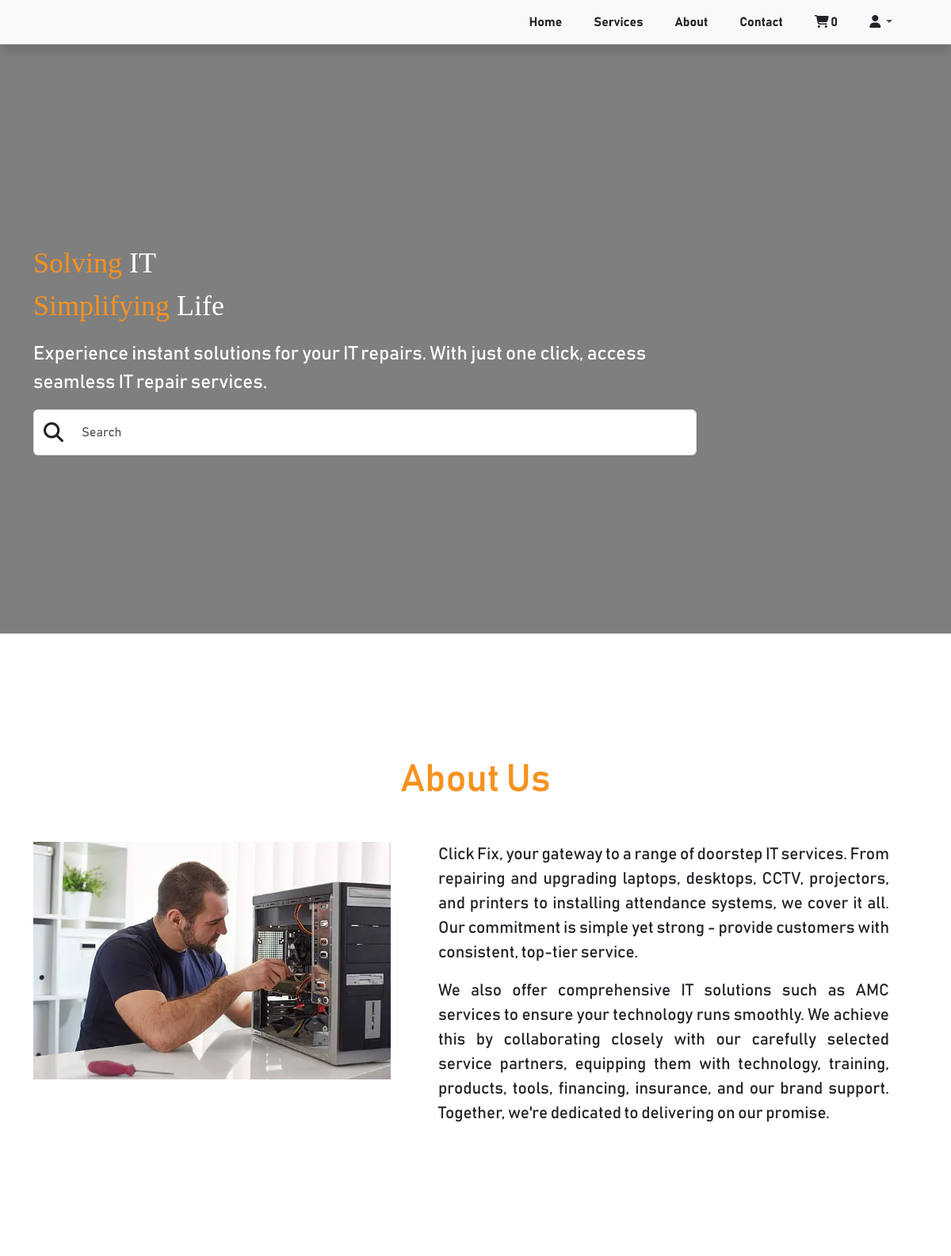
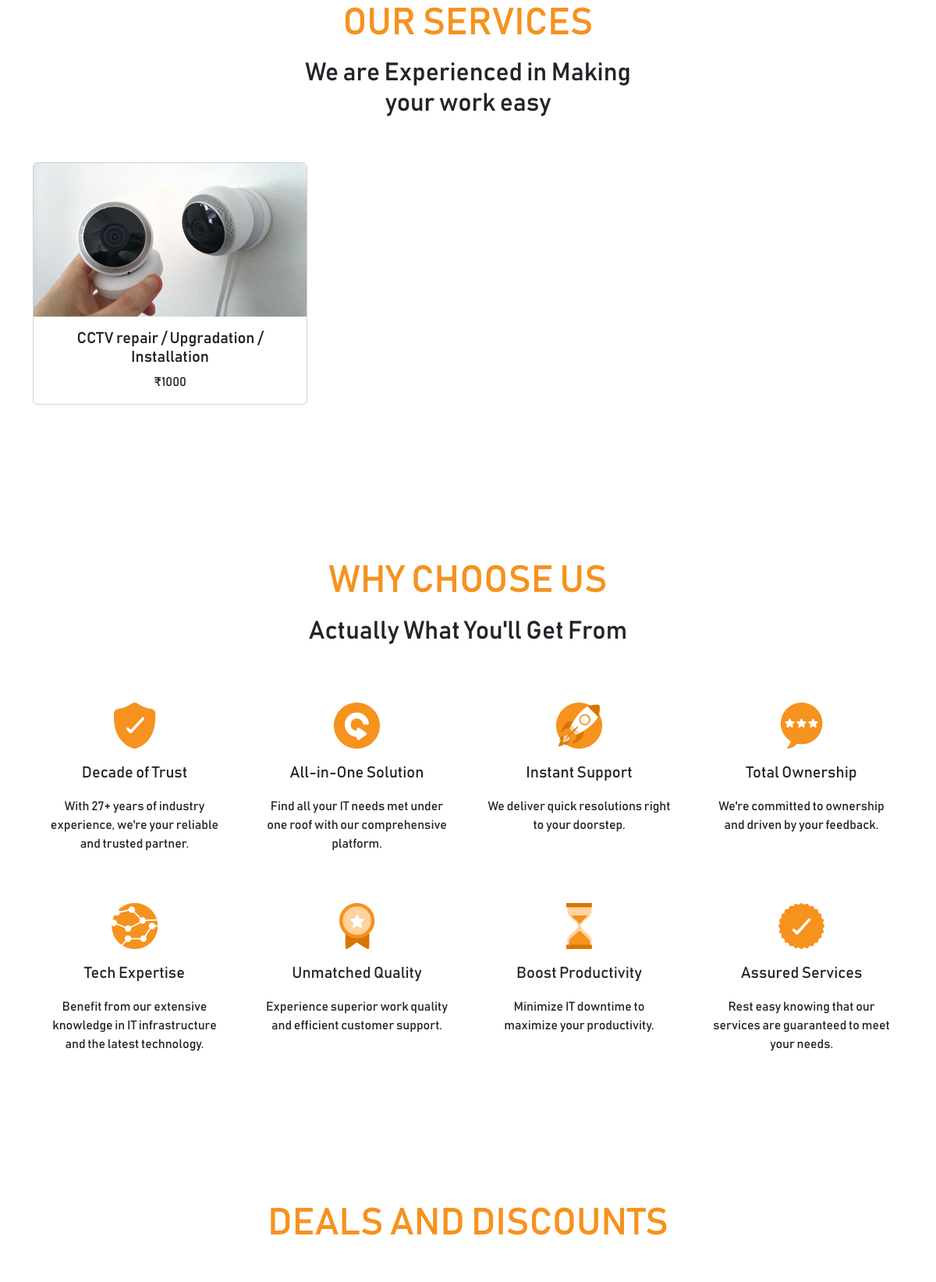
The page / (upper part) on the database its author committed (2 pictures, top to bottom).
### clickfix/models.py (models this page shows, shortened)
class Services(models.Model):
    class Meta:
        verbose_name_plural = 'Our Services'
    name = models.CharField(max_length=255)
    slug = models.SlugField(unique=True, blank=True)
    price = models.CharField(max_length=10)
    card_image = models.ImageField(upload_to='service_cards')
    created_at = models.DateTimeField(auto_now_add=True)
    updated_at = models.DateTimeField(auto_now=True)

### clickfix/views.py (the view)
# urls.py: path('', views.home, name='home'),
def home(request):
    services = Services.objects.all()
    testimonials = Testimonials.objects.all()
    cart = get_cart(request)
    data = {
        'services': services,
        'testimonials': testimonials,
        'cart': cart
    }
    return render(request, 'home.html', data)

### clickfix/views.py (called while the page is built)
def get_cart(request):
    try:
        if request.user.is_authenticated:
            cart = Cart.objects.get(user=request.user)
        else:
            cart = Cart.objects.get(session_id=request.session['nonuser'])
    except:
        cart = {'num_of_items': 0}
    return cart

### templates/home.html (shortened to what this page needs)
{% extends 'base.html' %}
{% load static %}
{% block content %}
    <section id="hero">
        <video class="home_banner_video" src="{% static 'video/home_banner_video.mp4' %}" autoplay loop playsinline muted></video>
        <div class="overlay">
            {% include 'includes/navbar.html' %}
            <div class="home_banner_content d-flex justify-content-center align-items-center">
                <div class="container d-flex flex-column">
                    <p class="home_banner_heading headings"> <span style="color: #F6921e;" >Solving </span> IT <br>  <span style="color: #F6921e;">Simplifying</span> Life </p>
                    <p class="home_banner_subheading">Experience instant solutions for your IT repairs. With just one click, access seamless IT repair services.</p>
                    <div class="input-group">
                        <i class="input-group-text d-flex justify-content-center align-items-center fa-solid fa-magnifying-glass bg-white border-end-0" style="font-size: 25px;"></i>
                        <input class="form-control py-3 border-start-0 banner_search_bar" name="" id="" placeholder="Search" type="text">
                    </div>
                </div>
            </div>
        </div>
    </section>
    <section id="about" style="margin: 150px 0px;">
        <div class="container">
            <h3 class="text-center mb-5 fa-3x" style="color: #F6921e;">About Us</h3>
            <div class="row">
                <div class="col-md-5 col-12">
                    <img class="img-fluid mb-5 mb-md-0" src="{% static 'img/about.webp' %}" alt="">
                </div>
                <div class="col-md-7 col-12 px-md-5 d-flex flex-column justify-content-center align-items-center">
                    <p class="about_text px-4 px-md-0">Click Fix,  your gateway to a range of doorstep IT services. From repairing and upgrading laptops, desktops, CCTV, projectors, and printers to installing attendance systems, we cover it all. Our commitment is simple yet strong - provide customers with consistent, top-tier service.</p>
                    <p class="about_text px-4 px-md-0">We also offer comprehensive IT solutions such as AMC services to ensure your technology runs smoothly. We achieve this by collaborating closely with our carefully selected service partners, equipping them with technology, training, products, tools, financing, insurance, and our brand support. Together, we're dedicated to delivering on our promise.</p>
                </div>
            </div>
        </div>
    </section>
    <section style="margin: 150px 0px;" id="services">
        <h5 class="text-center mb-3 fa-3x" style="color: #F6921e;">OUR SERVICES</h5>
        <h2 class="text-center">We are Experienced in Making <br>your work easy</h2>
        <div class="container">
            <div class="swiper mySwiper">
                <div class="swiper-wrapper">
                    {% for service in services %}
                    <a href="{% url 'clickfix:individual_service' service.slug %}" class="swiper-slide py-5 text-decoration-none">
                        <div class="card">
                            <img class="service_image" src="{{ service.card_image.url }}"  alt="...">
                            <div class="card-body">
                                <h5 class="card-title text-center">{{ service.name }}</h5>
                                <p class="card-text text-center">₹{{service.price }}</p>
                            </div>
                        </div>
                    </a>
                    {% endfor %}
                </div>
            </div>
        </div>
    </section>
    <section style="margin: 150px 0px;">
        <div class="container">
            <h5 class="text-center mb-3 fa-3x" style="color: #F6921E;">WHY CHOOSE US</h5>
            <h2 class="text-center mb-5">Actually What You'll Get From</h2>
            <div class="row">
                <div class="col-md-3 col-6 p-4 text-center">
                    <img class="img-fluid" src="{% static 'img/services/trust.png' %}" alt="">
                    <p class="blockquote mt-3">Decade of Trust</p>
                    <p>With 27+ years of industry experience, we're your reliable and trusted partner.</p>
                </div>
                <div class="col-md-3 col-6 p-4 text-center">
                    <img class="img-fluid" src="{% static 'img/services/all_in_one.png' %}"  alt="">
                    <p class="blockquote mt-3">All-in-One Solution</p>
                    <p>Find all your IT needs met under one roof with our comprehensive platform.</p>
                </div>
                <div class="col-md-3 col-6 p-4 text-center">
                    <img class="img-fluid" src="{% static 'img/services/support.png' %}"  alt="">
                    <p class="blockquote mt-3">Instant Support</p>
                    <p>We deliver quick resolutions right to your doorstep.</p>
                </div>
                <div class="col-md-3 col-6 p-4 text-center">
                    <img class="img-fluid" src="{% static 'img/services/ownership.png' %}"  alt="">
                    <p class="blockquote mt-3">Total Ownership</p>
                    <p>We're committed to ownership and driven by your feedback.</p>
                </div>
            </div>
            <div class="row">
                <div class="col-md-3 col-6 p-4 text-center">
                    <img class="img-fluid" src="{% static 'img/services/tech.png' %}"  alt="">
                    <p class="blockquote mt-3">Tech Expertise</p>
                    <p>Benefit from our extensive knowledge in IT infrastructure and the latest technology.</p>
                </div>
                <div class="col-md-3 col-6 p-4 text-center">
                    <img class="img-fluid" src="{% static 'img/services/quality.png' %}"  alt="">
                    <p class="blockquote mt-3">Unmatched Quality</p>
                    <p>Experience superior work quality and efficient customer support.</p>
                </div>
                <div class="col-md-3 col-6 p-4 text-center">
                    <img class="img-fluid" src="{% static 'img/services/boost.png' %}"  alt="">
                    <p class="blockquote mt-3">Boost Productivity</p>
                    <p>Minimize IT downtime to maximize your productivity.</p>
                </div>
                <div class="col-md-3 col-6 p-4 text-center">
                    <img class="img-fluid" src="{% static 'img/services/assured.png' %}"  alt="">
                    <p class="blockquote mt-3">Assured Services</p>
                    <p>Rest easy knowing that our services are guaranteed to meet your needs.</p>
                </div>
            </div>
        </div>
    </section>
    <section id="deals_and_discount" style="margin: 150px 0px;">
        <h2 class="text-center mb-5 fa-3x" style="color: #F6921e;">DEALS AND DISCOUNTS</h2>
    </section>
{% endblock %}

### assets/css/custom.css (style rules this page uses)
#hero .home_banner_video { width: 100%; height: 100vh; object-fit: cover; }
#hero .overlay { background-color: rgba(0, 0, 0, 0.5); width: 100%; height: 100vh; position: absolute; top: 0; left: 0; }
#hero .home_banner_content { width: 100%; height: 90vh; margin-top: 80px; color: white; }
.overlay { position: absolute; top: 0; height: inherit; width: inherit; background-color: rgba(0, 0, 0, 0.5); }
#about .about_text { font-size: 1.3rem; text-align: justify; }
.service_image { width: 100%; max-height: 210px; object-fit: cover; }

### templates/base.html (style rules this page uses)
body { box-sizing: border-box; font-family: 'bahnschrift'; }
.headings { font-family: 'metropolis'; }
h1, h2, h3, h4, h5, h6, p, a { font-family: 'bahnschrift'; }

### templates/home.html (style rules this page uses)
.about_text { font-size: 1.3rem; text-align: justify; }
@media (min-width: 767px) { .banner_search_bar { width: 100%; } }
.service_image { width: 100%; max-height: 210px; object-fit: cover; }

### rows shown on the page
Services: card_image (picture), name "CCTV repair / Upgradation / Installation", price "1000"

### other values the page prints
{{ cart.num_of_items }} "0"
